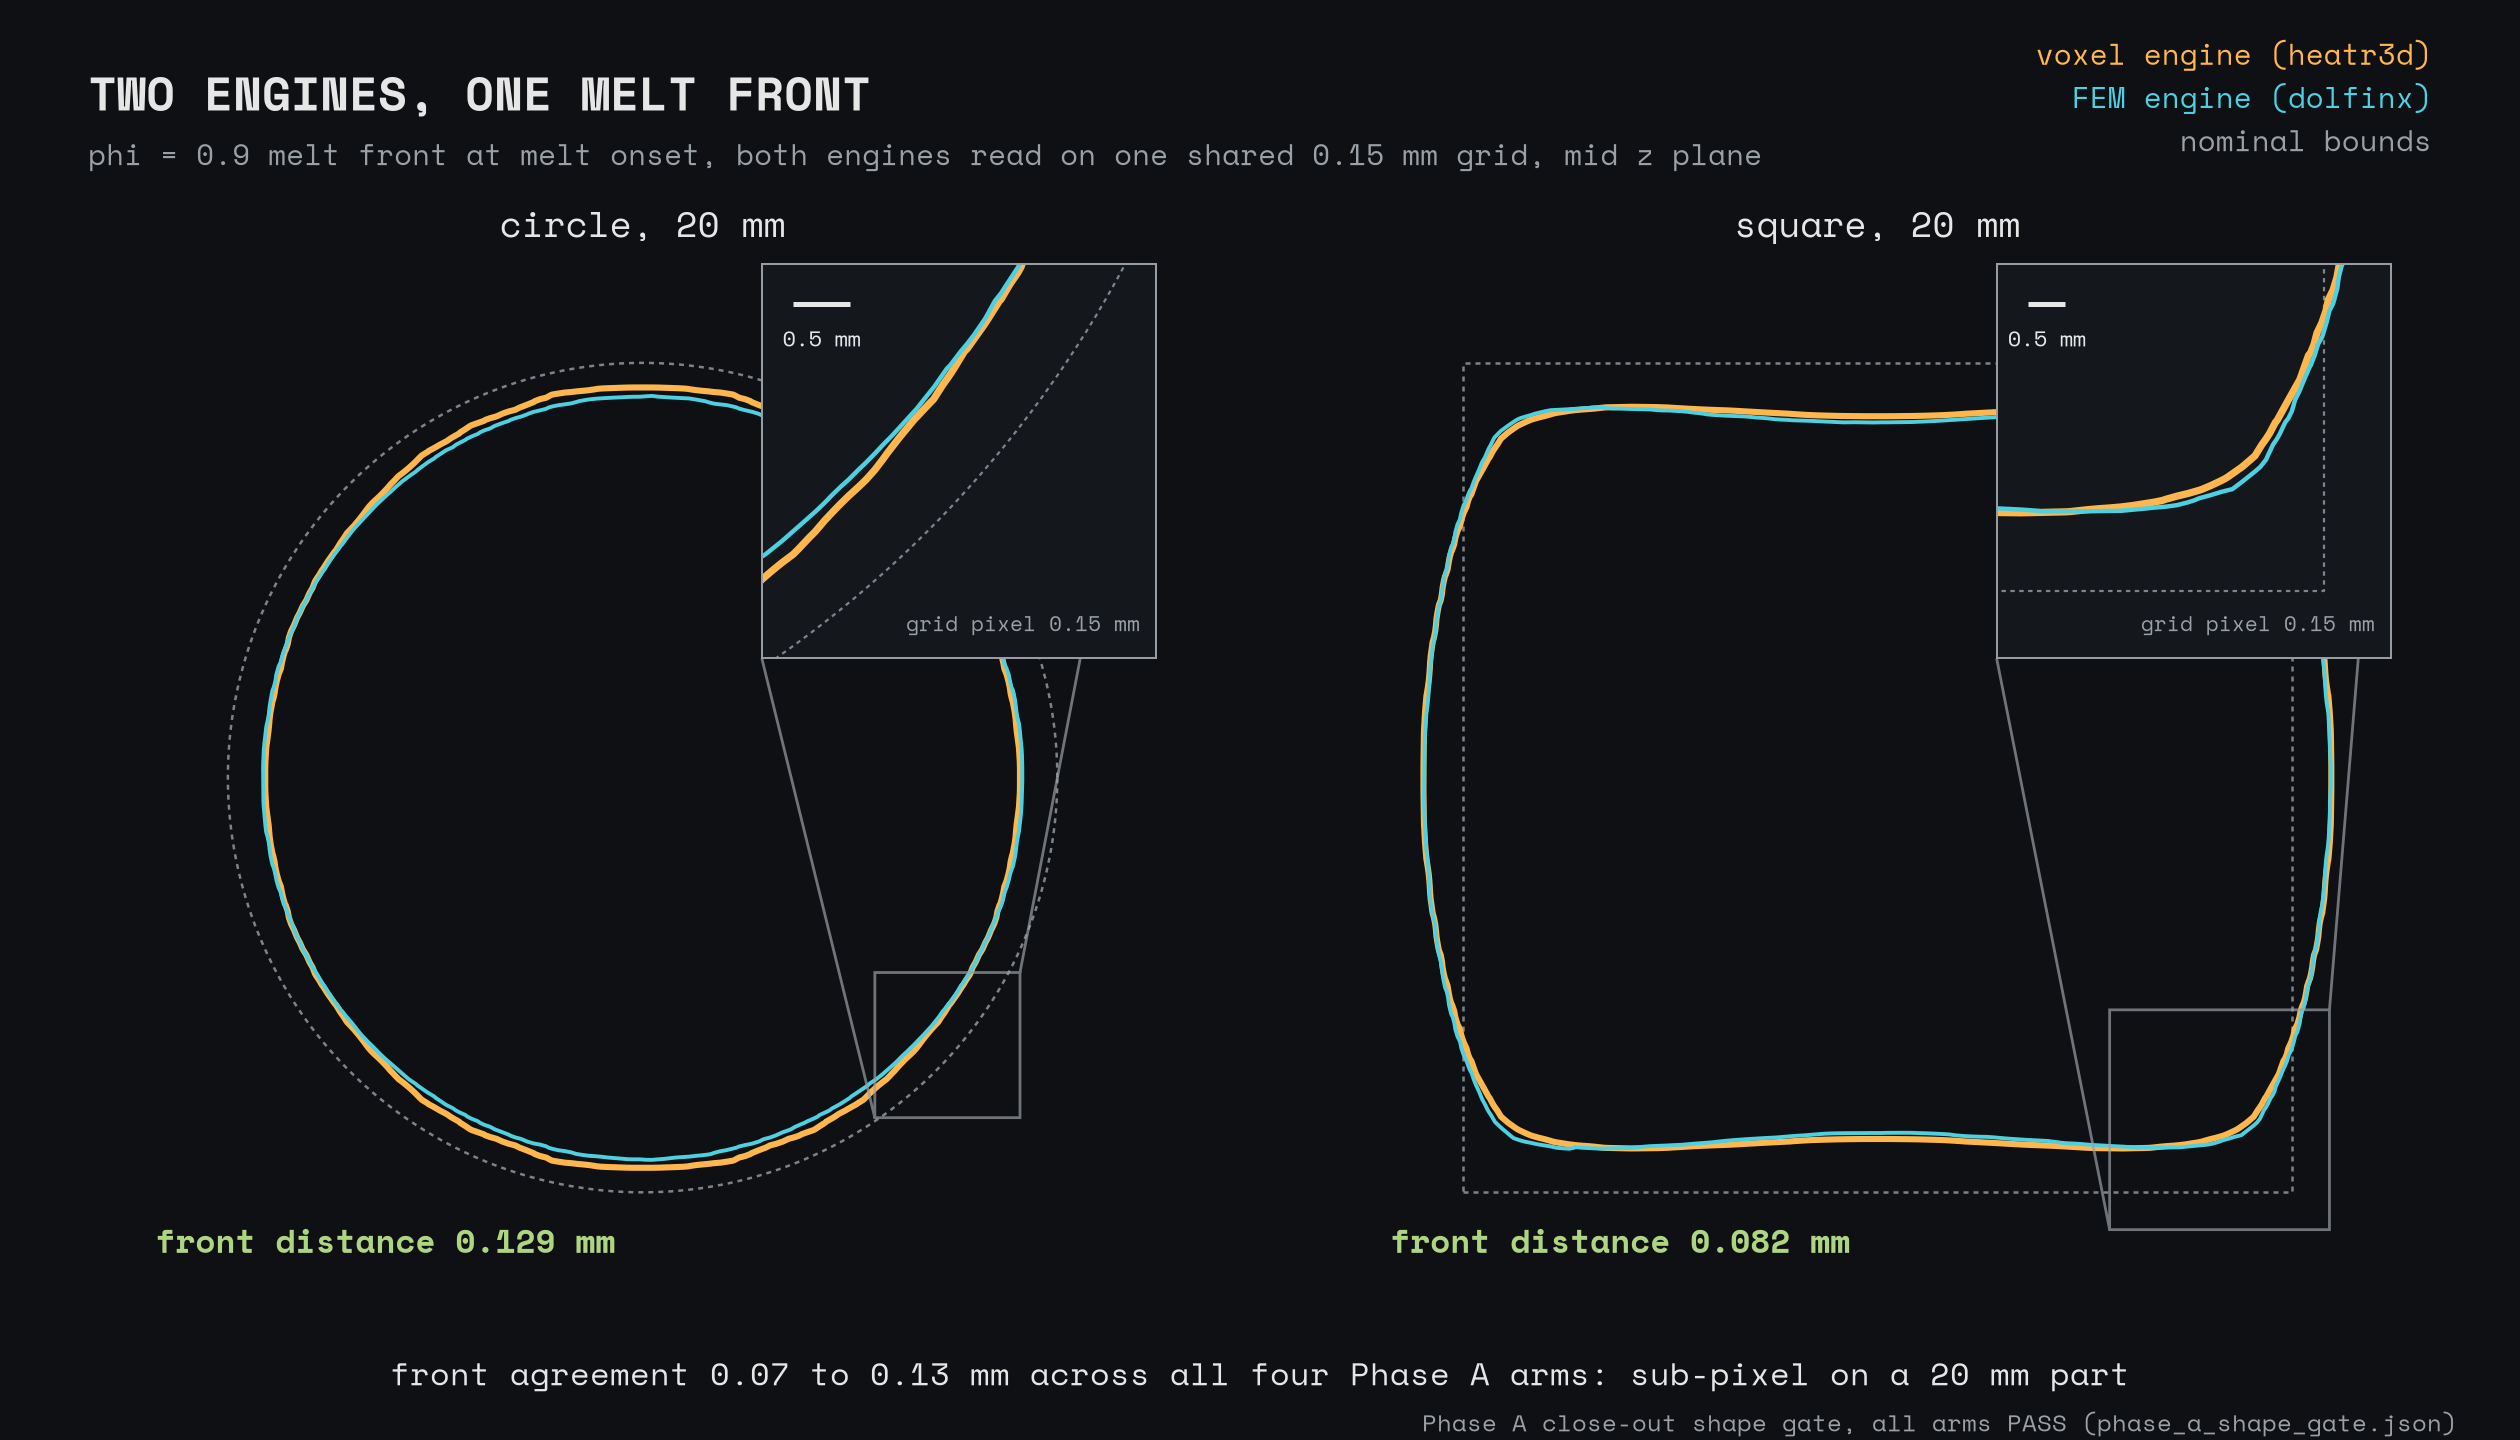

This chart was generated by the following Python code:
"""Figure 3: Two engines, one melt front.

Overlay of the heatr3d (finite-volume voxel) and dolfinx (FEM) melt fronts at
melt onset on the SAME shared evaluation grid (0.15 mm pixels), mid z plane,
with zoom insets where the sub-pixel separation is visible. Annotated with
the measured front agreement from the Phase A close-out shape gate:
symmetric surface distance 0.067 to 0.129 mm across the four arms.

Data (all committed Phase A close-out artifacts):
  dolfinx melt-onset T on the eval grid: solve3d/results/eval_dolfinx_circle_off.npz,
    eval_dolfinx_square_off.npz (T, 5 z planes, 200x200).
  heatr3d melt-onset T: solve3d/results/anchor_heatr3d_circle_n96.npz,
    anchor_heatr3d_square_n96.npz (T_phi90 voxel field), trilinearly sampled
    onto the same grid exactly as solve3d/shape_gate.py does.
  Front SSD numbers: solve3d/results/phase_a_shape_gate.json
    (arms.*.metrics.front_ssd_mm_phi0p9).
Rendering + the shape gate's own resampling only; no physics is run.
"""
from __future__ import annotations

import json

import numpy as np
import matplotlib.pyplot as plt
from scipy.interpolate import RegularGridInterpolator

import style3d as st

MM = 1000.0
EVAL_HALF = 0.015
EVAL_N = 200
Z_PLANES = np.array([-0.02, -0.01, 0.0, 0.01, 0.02])
MID = 2
H_COLOR = st.MELT      # heatr3d front
D_COLOR = st.ACCENT    # dolfinx front


def eval_axes():
    h = 2.0 * EVAL_HALF / EVAL_N
    c = (np.arange(EVAL_N) + 0.5) * h - EVAL_HALF
    return c, h


def heatr3d_mid(name: str) -> np.ndarray:
    z = np.load(st.REPO / "solve3d" / "results" / name)
    interp = RegularGridInterpolator(
        (np.asarray(z["x"]), np.asarray(z["y"]), np.asarray(z["z"])),
        np.asarray(z["T_phi90"], dtype=float), method="linear",
        bounds_error=True)
    c, _ = eval_axes()
    X, Y = np.meshgrid(c, c, indexing="ij")
    pts = np.column_stack([X.ravel(), Y.ravel(),
                           np.full(X.size, Z_PLANES[MID])])
    return interp(pts).reshape(EVAL_N, EVAL_N)


def dolfinx_mid(tag: str) -> np.ndarray:
    return np.asarray(np.load(st.REPO / "solve3d" / "results"
                              / f"eval_dolfinx_{tag}.npz")["T"][MID],
                      dtype=float)


def ssd_numbers() -> dict:
    doc = json.loads((st.REPO / "solve3d" / "results"
                      / "phase_a_shape_gate.json").read_text())
    return {arm: doc["arms"][arm]["metrics"]["front_ssd_mm_phi0p9"]
            for arm in doc["arms"]}


def draw_front(ax, phi, color, lw, ls="-"):
    c, _ = eval_axes()
    ax.contour(c * MM, c * MM, phi.T, levels=[0.9], colors=[color],
               linewidths=[lw], linestyles=[ls])


def nominal(ax, shape, lw=0.9):
    if shape == "circle":
        t = np.linspace(0, 2 * np.pi, 361)
        ax.plot(10 * np.cos(t), 10 * np.sin(t), color=st.DIM, lw=lw,
                ls=(0, (2, 2)), alpha=0.8)
    else:
        ax.plot([-10, 10, 10, -10, -10], [-10, -10, 10, 10, -10],
                color=st.DIM, lw=lw, ls=(0, (2, 2)), alpha=0.8)


def panel(ax, shape, tag, anchor, zoom, ssd):
    phi_d = st.phase_fraction_phi(dolfinx_mid(tag))
    phi_h = st.phase_fraction_phi(heatr3d_mid(anchor))
    for a in (ax,):
        nominal(a, shape)
        draw_front(a, phi_h, H_COLOR, 2.2)
        draw_front(a, phi_d, D_COLOR, 1.4)
    ax.set_aspect("equal")
    ax.set_xlim(-12.5, 12.5)
    ax.set_ylim(-12.5, 12.5)
    ax.set_xticks([])
    ax.set_yticks([])
    for s in ax.spines.values():
        s.set_visible(False)
    ax.set_title(f"{shape}, 20 mm", fontsize=13, color=st.FG, pad=8)
    ax.text(0.03, 0.03, f"front distance {ssd:.3f} mm",
            transform=ax.transAxes, ha="left", va="bottom", fontsize=12,
            color=st.GOOD, fontweight="bold")

    # zoom inset
    (x0, x1, y0, y1) = zoom
    axi = ax.inset_axes([0.615, 0.615, 0.38, 0.38])
    axi.set_facecolor(st.PANEL)
    nominal(axi, shape, lw=0.8)
    draw_front(axi, phi_h, H_COLOR, 2.6)
    draw_front(axi, phi_d, D_COLOR, 1.6)
    axi.set_xlim(x0, x1)
    axi.set_ylim(y0, y1)
    axi.set_aspect("equal")
    axi.set_xticks([])
    axi.set_yticks([])
    for s in axi.spines.values():
        s.set_color(st.DIM)
        s.set_linewidth(0.7)
    ax.indicate_inset_zoom(axi, edgecolor=st.DIM, alpha=0.7)
    # scale bar: 0.5 mm, anchored top-left in axes coords
    x_a = x0 + 0.08 * (x1 - x0)
    y_a = y0 + 0.90 * (y1 - y0)
    axi.plot([x_a, x_a + 0.5], [y_a, y_a], color=st.FG, lw=1.8,
             solid_capstyle="butt", zorder=5)
    axi.text(x_a + 0.25, y_a - 0.045 * (y1 - y0), "0.5 mm", ha="center",
             va="top", fontsize=8, color=st.FG, zorder=5)
    axi.text(0.96, 0.05, "grid pixel 0.15 mm", transform=axi.transAxes,
             ha="right", va="bottom", fontsize=7.5, color=st.DIM)


def main() -> None:
    ssd = ssd_numbers()
    fig = plt.figure(figsize=(12.6, 7.2), dpi=st.DPI)
    ax1 = fig.add_axes([0.045, 0.10, 0.42, 0.72])
    ax2 = fig.add_axes([0.535, 0.10, 0.42, 0.72])

    panel(ax1, "circle", "circle_off", "anchor_heatr3d_circle_n96.npz",
          (5.6, 9.1, -8.2, -4.7), ssd["circle_off"])
    panel(ax2, "square", "square_off", "anchor_heatr3d_square_n96.npz",
          (5.6, 10.9, -10.9, -5.6), ssd["square_off"])

    st.title_block(fig, "TWO ENGINES, ONE MELT FRONT",
                   "phi = 0.9 melt front at melt onset, both engines read on "
                   "one shared 0.15 mm grid, mid z plane")
    fig.text(0.965, 0.955, "voxel engine (heatr3d)", fontsize=10.5,
             color=H_COLOR, ha="right")
    fig.text(0.965, 0.925, "FEM engine (dolfinx)", fontsize=10.5,
             color=D_COLOR, ha="right")
    fig.text(0.965, 0.895, "nominal bounds", fontsize=10.5, color=st.DIM,
             ha="right")
    lo = min(ssd.values())
    hi = max(ssd.values())
    fig.text(0.5, 0.038,
             f"front agreement {lo:.2f} to {hi:.2f} mm across all four "
             "Phase A arms: sub-pixel on a 20 mm part",
             fontsize=11.5, color=st.FG, ha="center")
    fig.text(0.975, 0.006,
             "Phase A close-out shape gate, all arms PASS "
             "(phase_a_shape_gate.json)",
             fontsize=8.5, color=st.DIM, ha="right")

    out = st.OUT / "fig3_two_engines_one_front.png"
    fig.savefig(out, dpi=st.DPI)
    print("wrote", out, "| ssd:", {k: round(v, 4) for k, v in ssd.items()})


if __name__ == "__main__":
    main()
